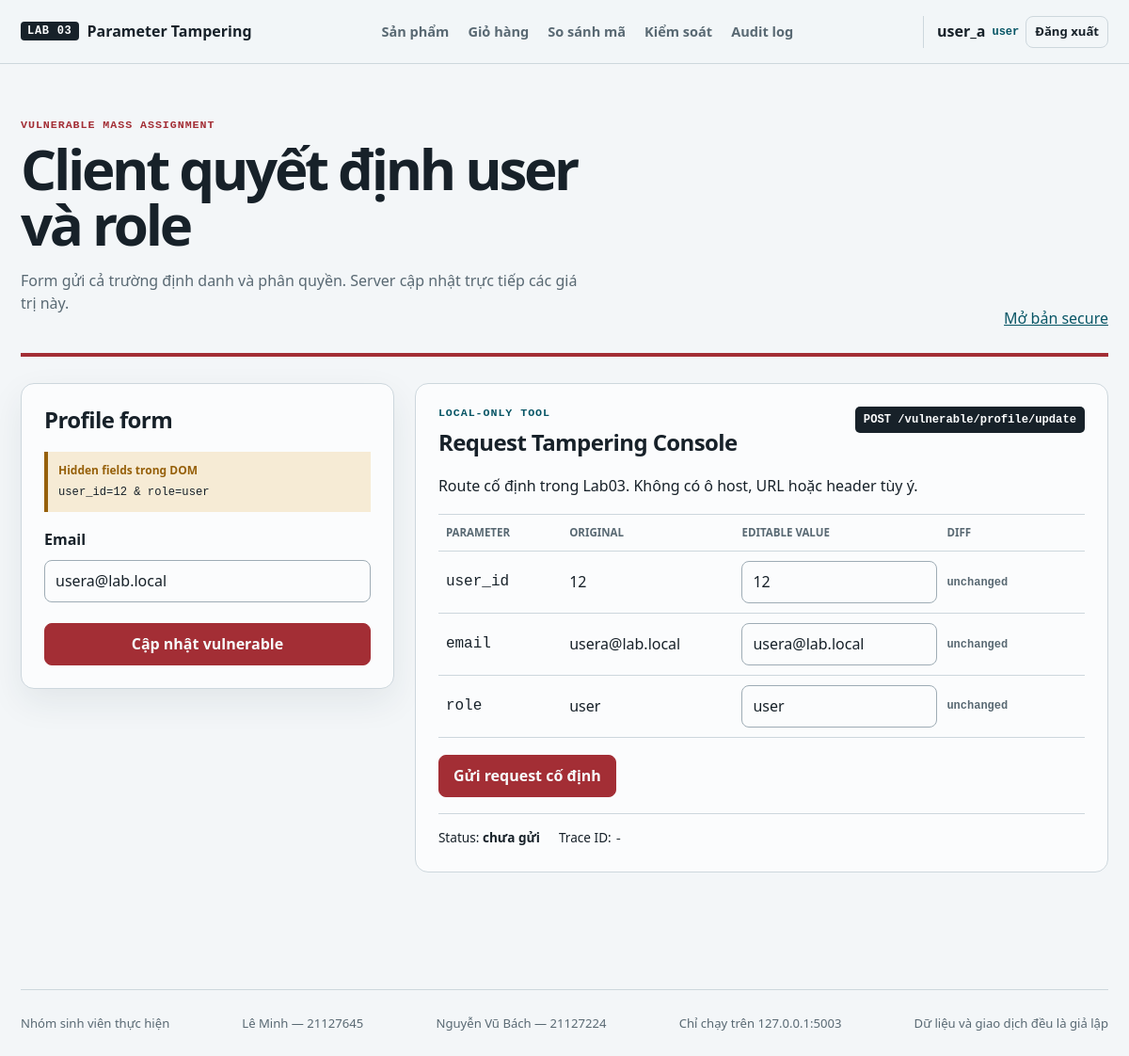
Page /vulnerable/profile (signed in) on the committed database.
### tables this page shows
CREATE TABLE users (
    id INTEGER PRIMARY KEY,
    username TEXT NOT NULL UNIQUE,
    email TEXT NOT NULL UNIQUE,
    password_hash TEXT NOT NULL,
    role TEXT NOT NULL CHECK (role IN ('user', 'admin')),
    created_at TEXT NOT NULL DEFAULT CURRENT_TIMESTAMP,
    updated_at TEXT NOT NULL DEFAULT CURRENT_TIMESTAMP
);

### app.py (the view)
    @app.get("/vulnerable/profile")
    @login_required
    def profile_vulnerable():
        return render_template("vulnerable/profile.html", user=get_user(session["user_id"]), mode="vulnerable")

### auth.py (called while the page is built)
def login_required(view):
    @wraps(view)
    def wrapped(*args, **kwargs):
        if "user_id" not in session:
            return redirect(url_for("login", next=request.full_path.rstrip("?")))
        return view(*args, **kwargs)
    return wrapped

### database.py (called while the page is built)
def _database_path() -> Path:
    path = Path(current_app.config["DATABASE"])
    return path if path.is_absolute() else Path(current_app.root_path, path)

def get_db() -> sqlite3.Connection:
    if "db" not in g:
        g.db = sqlite3.connect(_database_path())
        g.db.row_factory = sqlite3.Row
        g.db.execute("PRAGMA foreign_keys = ON")
    return g.db

def query_one(sql: str, parameters: tuple = ()):
    return get_db().execute(sql, parameters).fetchone()

### services.py (called while the page is built)
def get_user(user_id: int) -> dict | None:
    row = query_one("SELECT id, username, email, role, created_at, updated_at FROM users WHERE id = ?", (user_id,))
    return dict(row) if row else None

### templates/vulnerable/profile.html
{% extends 'base.html' %}{% block title %}Profile vulnerable | Lab 03{% endblock %}
{% block content %}{% set user = user|default(current_user|default({}, true), true) %}<section class="lab-header mode-vulnerable"><div><span class="mode-label">Vulnerable mass assignment</span><h1>Client quyết định user và role</h1><p>Form gửi cả trường định danh và phân quyền. Server cập nhật trực tiếp các giá trị này.</p></div><a class="mode-switch" href="/secure/profile">Mở bản secure</a></section>
<div class="lab-workbench"><section class="panel"><h2>Profile form</h2><form class="form-stack" method="post" action="/vulnerable/profile/update" data-parameter-form><input type="hidden" name="user_id" value="{{ user.id|default(session.get('user_id', 12) if session is defined else 12) }}"><input type="hidden" name="role" value="{{ user.role|default('user') }}"><div class="hidden-field-proof"><span>Hidden fields trong DOM</span><code>user_id={{ user.id|default(12) }} &amp; role={{ user.role|default('user') }}</code></div><label>Email</label><input name="email" type="email" value="{{ user.email|default('usera@lab.local') }}" data-original="{{ user.email|default('usera@lab.local') }}" required><button class="button button-danger" type="submit">Cập nhật vulnerable</button></form></section>{% with scenario='profile', mode='vulnerable', route='/vulnerable/profile/update', defaults={'user_id':user.id|default(12),'email':user.email|default('usera@lab.local'),'role':user.role|default('user')} %}{% include 'components/parameter_inspector.html' %}{% endwith %}</div>{% endblock %}

### templates/base.html (shortened to what this page needs)
<!doctype html>
<html lang="vi">
<head>
  <link rel="stylesheet" href="{{ url_for('static', filename='css/style.css') }}">
  <link rel="stylesheet" href="{{ url_for('static', filename='css/presentation.css') }}">
</head>
<body data-mode="{{ session.get('lab_mode', 'secure') if session is defined else 'secure' }}">
  <header class="site-header">
    <a class="brand" href="/" aria-label="Trang chủ Lab 03"><span>LAB 03</span> Parameter Tampering</a>
    <nav id="primary-nav" class="primary-nav" aria-label="Điều hướng chính">
      <a href="/products">Sản phẩm</a><a href="/cart">Giỏ hàng</a><a href="/comparison">So sánh mã</a><a href="/security-controls">Kiểm soát</a><a href="/audit-logs">Audit log</a>
    </nav>
    <div class="session-chip">
      {% if session is defined and session.get('user_id') %}
        <span>{{ session.get('username', 'user') }}</span><b>{{ session.get('role', 'user') }}</b>
        <form method="post" action="/logout"><button class="button button-quiet" type="submit">Đăng xuất</button></form>
      {% else %}<a class="button button-quiet" href="/login">Đăng nhập</a>{% endif %}
    </div>
  </header>
  <main id="main-content" tabindex="-1">
    {% block content %}{% endblock %}
  </main>
  <footer class="site-footer"><span>Nhóm sinh viên thực hiện</span><span>Lê Minh — 21127645</span><span>Nguyễn Vũ Bách — 21127224</span><span>Chỉ chạy trên 127.0.0.1:5003</span><span>Dữ liệu và giao dịch đều là giả lập</span></footer>
</body>
</html>

### templates/components/parameter_inspector.html
{% set original = defaults|default({}, true) %}
<section class="request-console" data-request-console data-route="{{ route }}" data-method="{{ 'GET' if scenario == 'invoice' else 'POST' }}" data-scenario="{{ scenario }}" data-mode="{{ mode }}">
  <header><div><span>Local-only tool</span><h2>Request Tampering Console</h2></div><span class="fixed-route">{{ 'GET' if scenario == 'invoice' else 'POST' }} {{ route }}</span></header>
  <p>Route cố định trong Lab03. Không có ô host, URL hoặc header tùy ý.</p>
  <form class="console-form" action="{{ route }}" method="{{ 'get' if scenario == 'invoice' else 'post' }}">
    <div class="parameter-editor"><div class="parameter-editor-head"><span>Parameter</span><span>Original</span><span>Editable value</span><span>Diff</span></div>{% for name, value in original.items() %}<label class="parameter-row"><code>{{ name }}</code><output>{{ value }}</output><input name="{{ name }}" value="{{ value }}" data-original="{{ value }}" aria-label="Giá trị {{ name }}"><output data-param-diff>unchanged</output></label>{% endfor %}</div>
    <button class="button {{ 'button-danger' if mode == 'vulnerable' }}" type="submit" data-console-send>Gửi request cố định</button>
  </form>
  <div class="console-result" aria-live="polite"><span>Status: <b data-console-status>chưa gửi</b></span><span>Trace ID: <code data-console-trace>-</code></span><a hidden data-console-open>Open response</a></div>
</section>

### rows in the picture
users: get "user_a", get "user", id "12", role "user", email "usera@lab.local", name "email", name "role"

### other values in the picture
{{ 'GET' if scenario == 'invoice' else 'POST' }} "POST"
{{ route }} "/vulnerable/profile/update"
{{ name }} "user_id"
{{ value }} "12"
